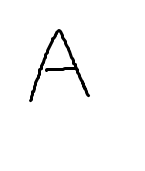
#> input picture python_work/pythonProject/230707/a.png, 145 x 171 px
$ python ex02.py
#> lines starting #> are read from the running program, lines starting #| are printed output that depends on the picture
from sklearn.linear_model import LogisticRegression
import numpy as np
import cv2

a = cv2.imread('a.png')
#> a is the input picture: shape (171, 145, 3); min 0, max 255, mean 249.2
b = cv2.imread('b.png')
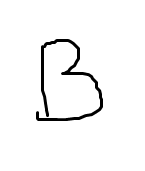
#> input picture python_work/pythonProject/230707/b.png, 145 x 171 px
#> b is the input picture: shape (171, 145, 3); min 0, max 255, mean 246.4
c = cv2.imread('c.png')
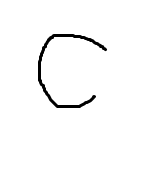
#> input picture python_work/pythonProject/230707/c.png, 145 x 171 px
#> c is the input picture: shape (171, 145, 3); min 0, max 255, mean 249.3

abc = np.concatenate([a, b, c])
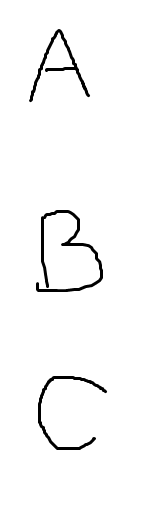
#> abc: shape (513, 145, 3); min 0, max 255, mean 248.3
print(abc.shape)
#| (513, 145, 3)
abc = abc.reshape(3, -1)
print(abc.shape)
#| (3, 74385)

lr = LogisticRegression()
lr.fit(abc, ['A', 'B', 'C'])

test = cv2.imread('test.png')
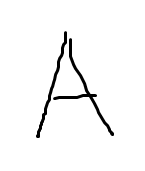
#> input picture python_work/pythonProject/230707/test.png, 145 x 171 px
#> test is the input picture: shape (171, 145, 3); min 0, max 255, mean 246.9
test = test.reshape(1, -1)
print(test.shape)
#| (1, 74385)
predValue = lr.predict(test)
print(predValue)
#| ['A']

test = cv2.imread('test1.png')
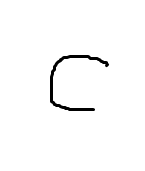
#> input picture python_work/pythonProject/230707/test1.png, 145 x 171 px
#> test is the input picture: shape (171, 145, 3); min 0, max 255, mean 250.5
test = test.reshape(1, -1)
print(test.shape)
#| (1, 74385)
predValue = lr.predict(test)
print(predValue)
#| ['C']

# [6 lines of commented-out code are left out]
